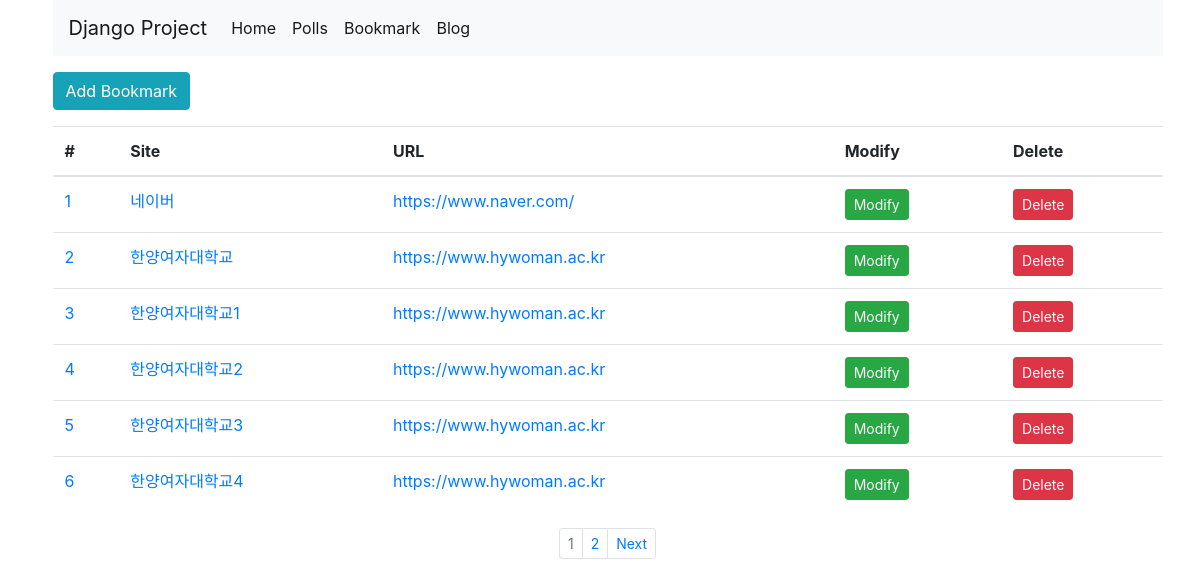
Screenshot of /bookmark/ with the database file from the repository.
### bookmark/models.py (models this page shows, shortened)
class Bookmark(models.Model):
    site_name = models.CharField(max_length=100)
    url = models.URLField('Site URL')

### bookmark/views.py (the view)
# urls.py: path('', BookmarkListView.as_view(), name='list'),
class BookmarkListView(ListView):
    model = Bookmark
    paginate_by = 6

### bookmark/templates/bookmark/bookmark_list.html (shortened to what this page needs)
{% extends 'base.html' %}
{% block content %}
<div class="btn-group">
    <a href="{% url 'bookmark:add' %}" class="btn btn-info">Add Bookmark</a>
</div>
<table class="table">
       <thead>
       <tr>
           <th scope="col">#</th>
           <th scope="col">Site</th>
           <th scope="col">URL</th>
           <th scope="col">Modify</th>
           <th scope="col">Delete</th>
       </tr>
       </thead>
       <tbody>
       {% for bookmark in object_list %}
       <tr>
            <td><a href="{{bookmark.url}}">{{forloop.counter}}</a></td>
            <td><a href="{% url 'bookmark:detail' pk=bookmark.id %}">{{bookmark.site_name}}</a></td>
            <td><a href="{{bookmark.url}}" target="_blank">{{bookmark.url}}</a></td>
            <td><a href="{% url 'bookmark:update' pk=bookmark.id %}" class="btn btn-success btn-sm">Modify</a></td>
            <td><a href="{% url 'bookmark:delete' pk=bookmark.id %}" class="btn btn-danger btn-sm">Delete</a></td>
       </tr>
       {% endfor %}
       </tbody>
</table>
{% endblock %}
{% block pagination %}
{% if is_paginated %}
<ul class="pagination justify-content-center pagination-sm">
{% for object in page_obj.paginator.page_range %}
<li class="page-item {% if page_obj.number == forloop.counter %} disabled{% endif %}">
<a class="page-link" hred="{{ request.path }}?page={{ forloop.counter }}">{{ forloop.counter }}</a>
</li>
{% endfor %}
{% if page_obj.has_next %}
<li class="page-item">
<a class="page-link" href="{% url 'bookmark:list' %}?page={{ page_obj.next_page_number }}">Next</a>
</li>
{% else %}
<li class="page-item disabled">
<a class="page-link" href="#">Next</a>
</li>
{% endif %}
</ul>
{% endif %}
{% endblock %}

### templates/base.html (shortened to what this page needs)
<!DOCTYPE html>
<html lang="en">
<head>
    <link rel="stylesheet" href="https://cdn.jsdelivr.net/npm/bootstrap@4.5.3/dist/css/bootstrap.min.css">
    {% load static %}
    <link rel="stylesheet" href="{% static 'style.css'%}">
</head>
<body>
<div class="container">
    <nav class="navbar navbar-expand-lg navbar-light bg-light">
        <a class="navbar-brand" href="/">Django Project</a>
        <div class="collapse navbar-collapse" id="navbarSupportedContent">
            <ul class="navbar-nav mr-auto">
                <li class="nav-item active">
                    <a class="nav-link" href="/">Home<span class="sr-only">(current)</span></a>
                </li>
                <li class="nav-item active">
                    <a class="nav-link" href="{% url 'polls:index' %}">Polls <span class="sr-only">(current)</span></a>
                </li>
                <li class="nav-item active">
                    <a class="nav-link" href="{% url 'bookmark:list' %}">Bookmark <span class="sr-only">(current)</span></a>
                </li>
                <li class="nav-item active">
                    <a class="nav-link" href="{% url 'blog:post_list' %}">Blog <span class="sr-only">(current)</span></a>
                </li>
            </ul>
        </div>
    </nav>
    <div class="row">
        <div class="col">
            {% block content %}
            {% endblock %}
            {% block pagination %}
            {% endblock %}
        </div>
    </div>
</div>
</body>
</html>

### blog/static/blog/style.css (style rules this page uses)
body { padding-left: 15px; }

### rows the page displays
Bookmark: site_name "네이버", url "https://www.naver.com/"
Bookmark: site_name "한양여자대학교", url "https://www.hywoman.ac.kr"
Bookmark: site_name "한양여자대학교1", url "https://www.hywoman.ac.kr"
Bookmark: site_name "한양여자대학교2", url "https://www.hywoman.ac.kr"
Bookmark: site_name "한양여자대학교3", url "https://www.hywoman.ac.kr"
Bookmark: site_name "한양여자대학교4", url "https://www.hywoman.ac.kr"
